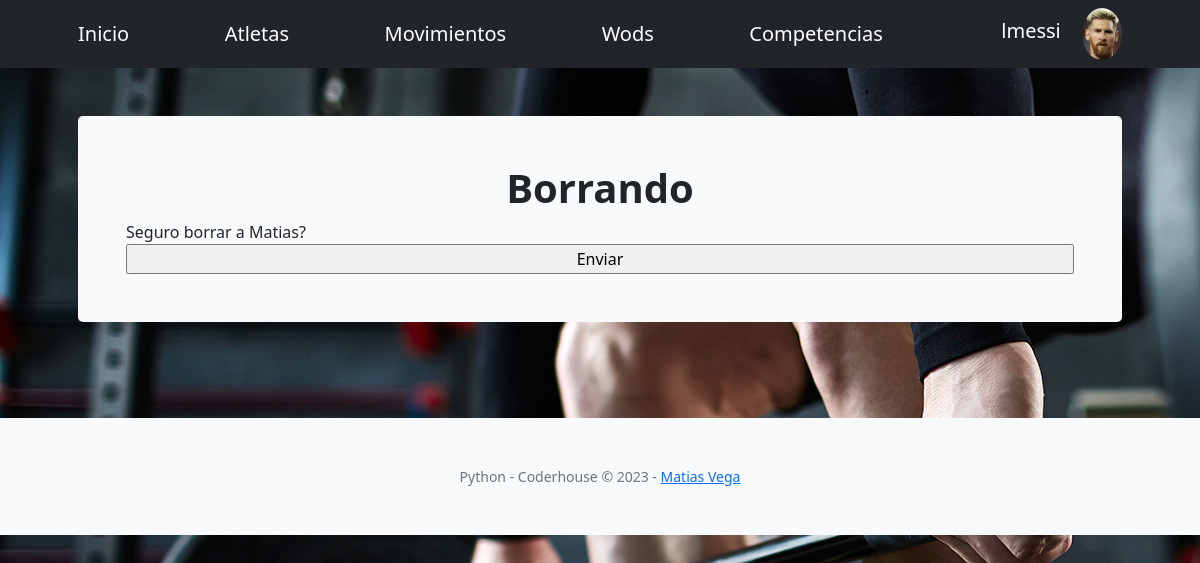
The app's page /AppCoder/atleta/borrar/13 (signed in) with its own data.
### AppCoder/models.py (models this page shows, shortened)
class AvatarImagen(models.Model):
    usuario = models.ForeignKey(User, on_delete = models.CASCADE)
    imagen = models.ImageField(upload_to="avatares", null=True, blank=True)

class Atleta(models.Model):
    usuario = models.ForeignKey(User, on_delete = models.CASCADE, default=None)
    nombre= models.CharField(max_length=30)
    apellido= models.CharField(max_length=30)
    edad = models.IntegerField()
    email = models.EmailField()
    box = models.ForeignKey(Box, related_name='box', on_delete=models.CASCADE, blank=True, default= None)
    nacionalidad = models.CharField(
        max_length=10,
        choices= NACIONALIDAD,
        default='ARG',
    )

### AppCoder/views.py (the view)
# urls.py: path("atleta/borrar/<int:pk>", AtletaBorrar.as_view(), name = "Borrar Atleta"),
class AtletaBorrar(LoginRequiredMixin, DeleteView):
    model = Atleta
    success_url = "/AppCoder/listaAtletas"
    template_name = "AppCoder/Atleta/atleta_confirm_delete.html"

### AppCoder/templates/AppCoder/Atleta/atleta_confirm_delete.html (shortened to what this page needs)
{% extends "AppCoder/padre.html" %}
{% block titulo %}
Borrando
{% endblock %}
{% block formulario %}
<form action="" method = "POST">
    Seguro borrar a {{object.nombre}}?
    <input type="submit" value = "Enviar">
</form>
{% endblock %}

### AppCoder/templates/AppCoder/padre.html (shortened to what this page needs)
<!DOCTYPE html>
<html lang="en">
    <head> {% load static %}
        <link href="https://cdn.jsdelivr.net/npm/bootstrap-icons@1.5.0/font/bootstrap-icons.css" rel="stylesheet" />
        <link href="https://cdnjs.cloudflare.com/ajax/libs/SimpleLightbox/2.1.0/simpleLightbox.min.css" rel="stylesheet" />
        <link href="{% static 'AppCoder/css/styles.css' %}" rel="stylesheet" />
    </head>
    <body id="page-top" style="background-image: url('/media/fondo/bg-masthead.jpg')">
        <nav class="navbar navbar-expand-lg navbar-dark bg-dark">
            <div class="container px-4 px-lg-5">
                <a class="navbar-brand" href="{% url 'Ver Scores' %}">Inicio</a>
                <a class="navbar-brand" href="{% url 'Ver Atletas' %}">Atletas</a>
                <a class="navbar-brand" href="{% url 'Ver Movimientos' %}">Movimientos</a>
                <a class="navbar-brand" href="{% url 'Ver Wods' %}">Wods</a>
                <a class="navbar-brand" href="{% url 'Ver Competencias' %}">Competencias</a>
                {% if request.user.is_authenticated %}
                <li class="nav-item dropdown">
                            {% with  request.user.avatarimagen_set.last as first_image %}
                            <a class="navbar-brand">  {{ request.user }}  </a>
                            {% if first_image %}
                                <img class="rounded-circle" width ="40px" href="#" role="button" data-bs-toggle="dropdown" aria-expanded="false" id="navbarDropdownPortfolio" src="{{first_image.imagen.url}}" href="{% url 'Cambiar Avatar' %}" alt="Datos de mi cuenta">
                            {% else %}
                                <img class="rounded-circle" width ="40px" href="#" role="button" data-bs-toggle="dropdown" aria-expanded="false" id="navbarDropdownPortfolio" src="/media/avatarSinAvatar.jpg" href="{% url 'Cambiar Avatar' %}" alt="Datos de mi cuenta">
                            {% endif %}
                                {% endwith %}
                        </li>
            </div>
                {% else %}
                <a class="btn btn-outline-primary btn-xl" href="{% url 'Log In' %}">Iniciar Sesión</a>
                <a class="btn btn-primary btn-xl" href="{% url 'Sign Up' %}">Registrarse</a>
                {% endif %}
        </nav>
        <section class="py-5" >
            <div class="container px-5" >
                <div class="bg-light rounded-3 py-5 px-4 px-md-5 mb-5">
                    <div class="text-center">
                        <h1 class="fw-bolder">
                            {% block titulo %}
                            {%endblock%}
                        </h1>
                </div>
                    <div>
                        {% block formulario %}
                        {%endblock%}
                    </div>
                </div>
        </section>
        <footer class="bg-light py-5">
            <div class="container px-4 px-lg-5"><div class="small text-center text-muted">Python - Coderhouse &copy; 2023 - <a href="{% url 'About' %}">Matias Vega</a></div></div>
        </footer>
    </body>
</html>

### records on screen
AvatarImagen: imagen (picture)
Atleta: nombre "Matias"

### other values on screen
{{ request.user }} "lmessi"
